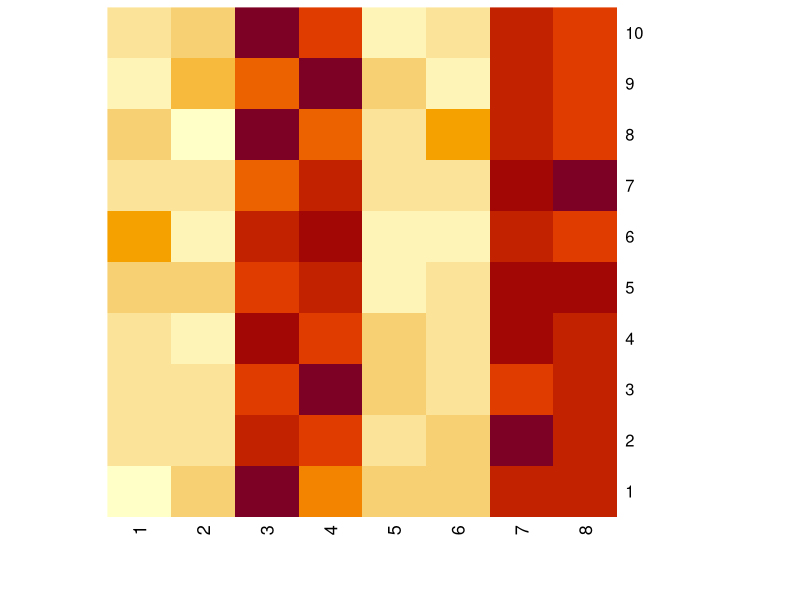
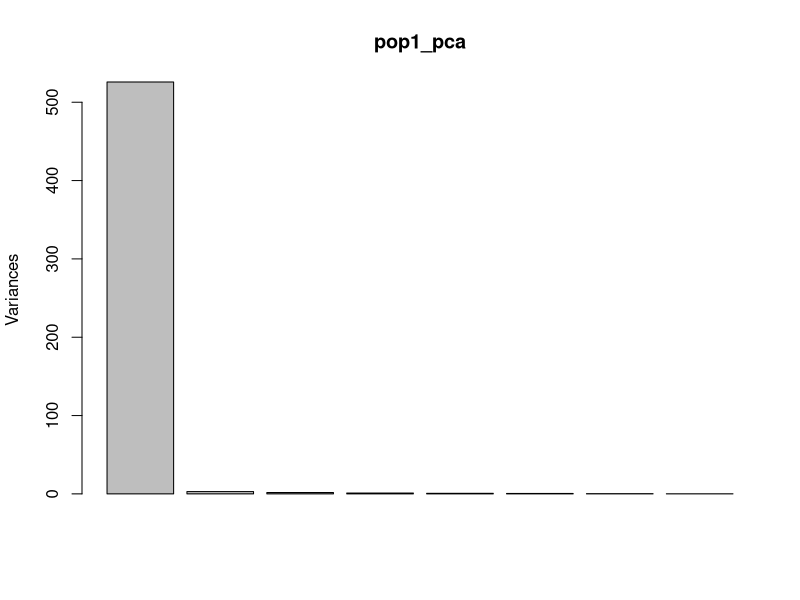
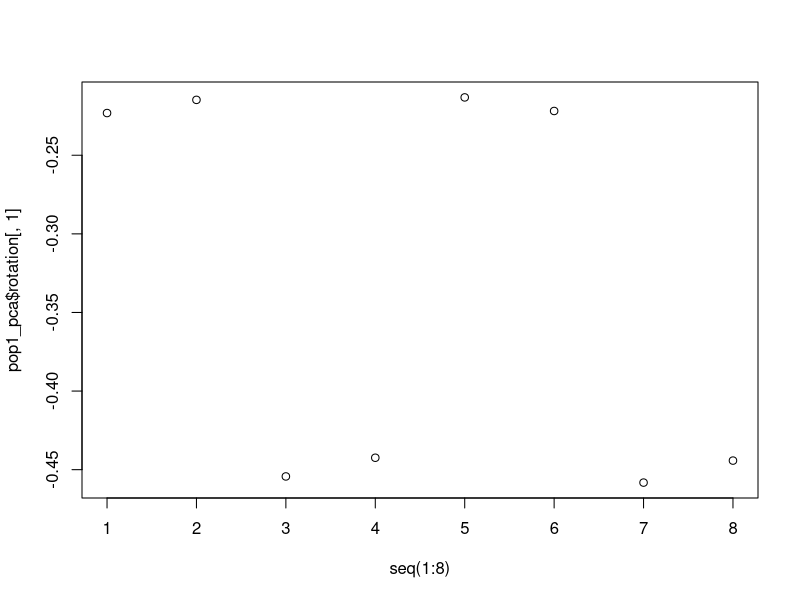
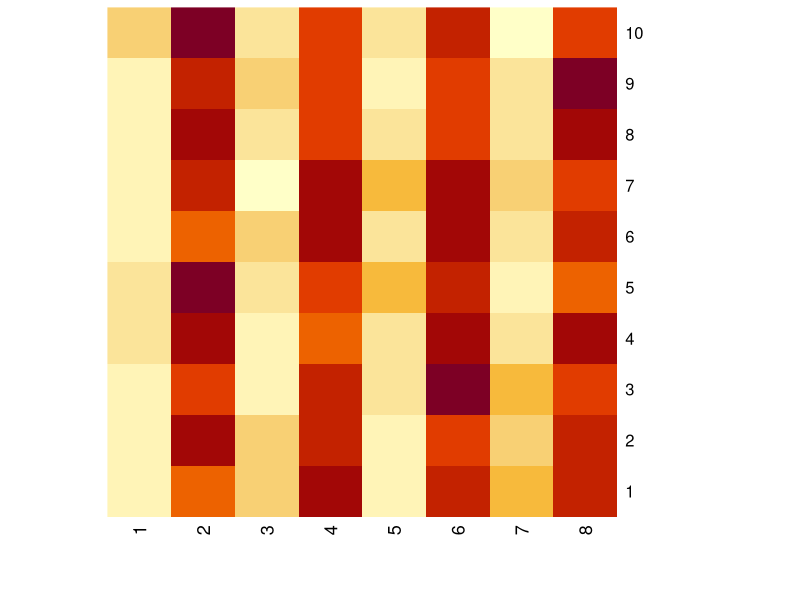
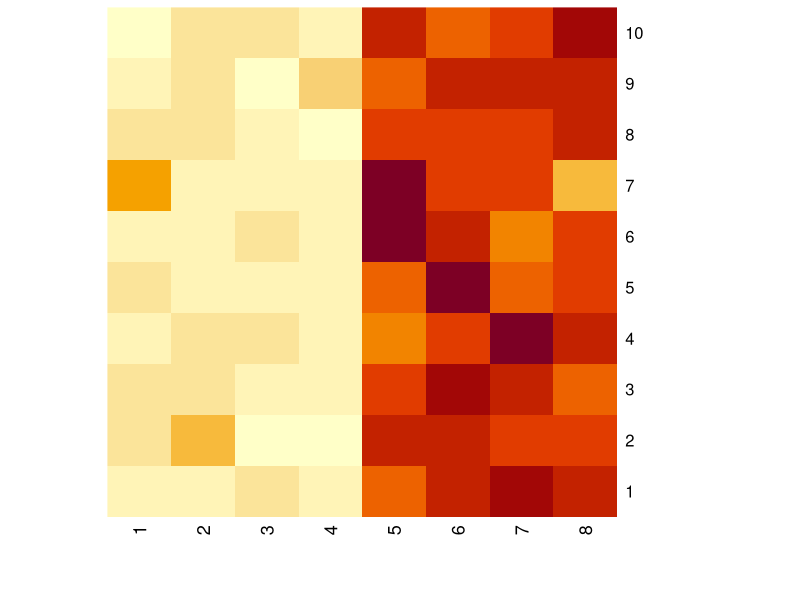
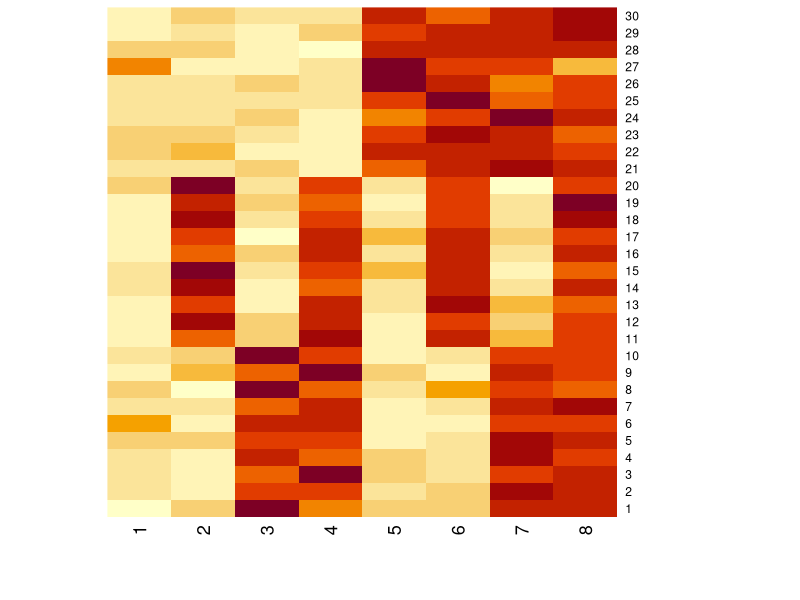
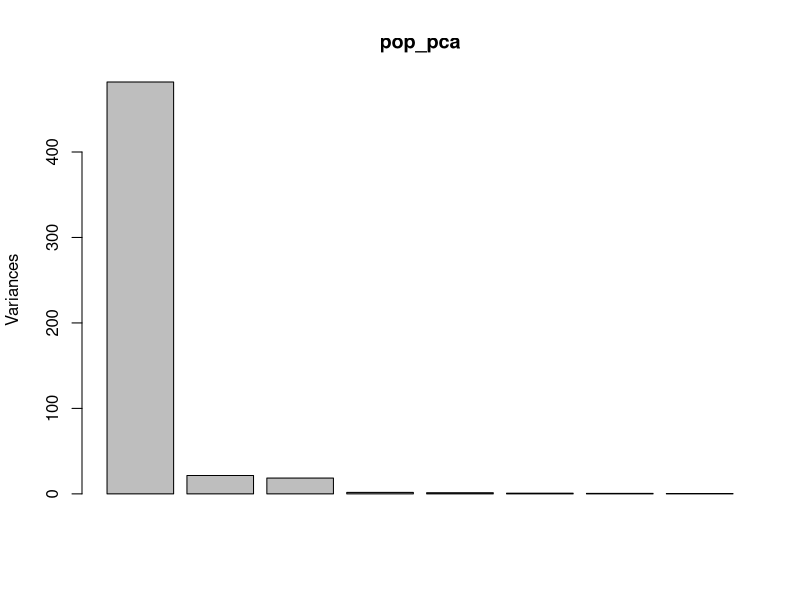
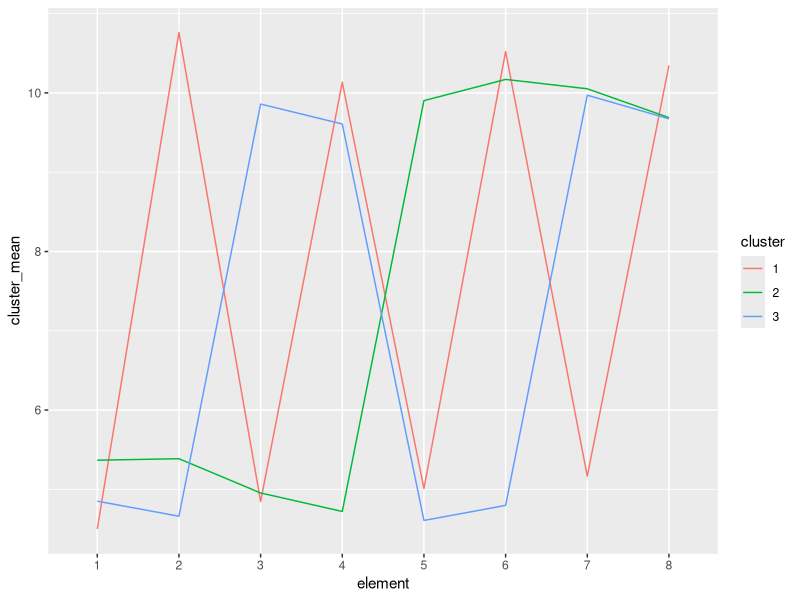

R code for these plots, in order:
library(tidyverse)

set.seed(1234)

pattern1 <- c(5, 5, 10, 10, 5, 5, 10, 10)

var <- 1

pop1 <- matrix(rep(0, 80), nrow = 10, ncol = 8) # initialize blank matrix

for (k in 1:10) {
  for (j in 1:(length(pattern1))) {
    pop1[k,j] <- pattern1[j] + rnorm(1, 0, var)
  }
}

heatmap(pop1, Colv = NA, Rowv = NA)

pop1_pca <- prcomp(pop1, center = FALSE) # note by default matlab "centers" data R does not
# so scale of values differs between matlab and R

pop1_pca
plot(pop1_pca) # all the variance is on the first component!
str(pop1_pca)

plot(seq(1:8), pop1_pca$rotation[, 1]) # regains pattern from data
# sign and scaling are arbitrary

pop1_pca$x
# scores indicate all observations roughly equally contributing to first PC

pattern2 <- c(5, 10, 5, 10, 5, 10, 5, 10)
pattern3 <- c(5, 5, 5, 5, 10, 10, 10, 10)

pop2 <- matrix(rep(0, 80), nrow = 10, ncol = 8)
pop3 <- matrix(rep(0, 80), nrow = 10, ncol = 8)

for (k in 1:10) {
  for (j in 1:(length(pattern1))) {
    pop2[k,j] <- pattern2[j] + rnorm(1, 0, var)
    pop3[k,j] <- pattern3[j] + rnorm(1, 0, var)
  }
}

heatmap(pop2, Colv = NA, Rowv = NA)
heatmap(pop3, Colv = NA, Rowv = NA)

pop <- rbind(pop1,pop2,pop3)

heatmap(pop, Colv = NA, Rowv = NA)

pop_pca <- prcomp(pop, center = FALSE)
plot(pop_pca)

pop_pca$x
# sort of looks like PC1 is soaking up the overall mean
# PC2 differentiates pop1 and pop2 from each other (pop3 has scores close to 0)
# PC3 differentiates pop3 from the other two

# "psych" package has functions for this that are a little friendlier
psych::principal(pop, nfactors = 8, rotate = "none")
# does a better job of recovering the patterns!
# could see from cumulative variance that it tops out at 3 components
psych::principal(pop, nfactors = 3, rotate = "none")

# anyway, on to clustering

pop_cluster <- pop %>% kmeans(centers = 3)

pop_cluster

# correctly identifies clusters - each group of 10 features assigned to clusters

pop_cluster2 <- pop %>% kmeans(centers = 3)

pop_cluster2
# notably, if you do this twice, you get different specific cluster assignments!

clustered_data <- 
  pop %>% data.frame() %>% mutate(cluster = pop_cluster2$cluster)

clustered_data %>% group_by(cluster) %>% summarize_all(mean)

clustered_data %>% group_by(cluster) %>% summarize_all(mean) %>%
  pivot_longer(X1:X8, values_to = "cluster_mean", names_to = "element") %>%
  mutate(element = factor(parse_number(element)), cluster = factor(cluster)) %>%
  ggplot(aes(x = element, y = cluster_mean, color = cluster)) +
  geom_line(aes(group = cluster))

clustered_data %>% group_by(cluster) %>% summarize_all(mean) %>%
  pivot_longer(X1:X8, values_to = "cluster_mean", names_to = "element") %>%
  mutate(element = factor(parse_number(element)), cluster = factor(cluster)) %>%
  ggplot(aes(x = element, y = cluster_mean, color = cluster)) +
  geom_line(aes(group = cluster)) + facet_wrap(~ cluster) # easier to see patterns
